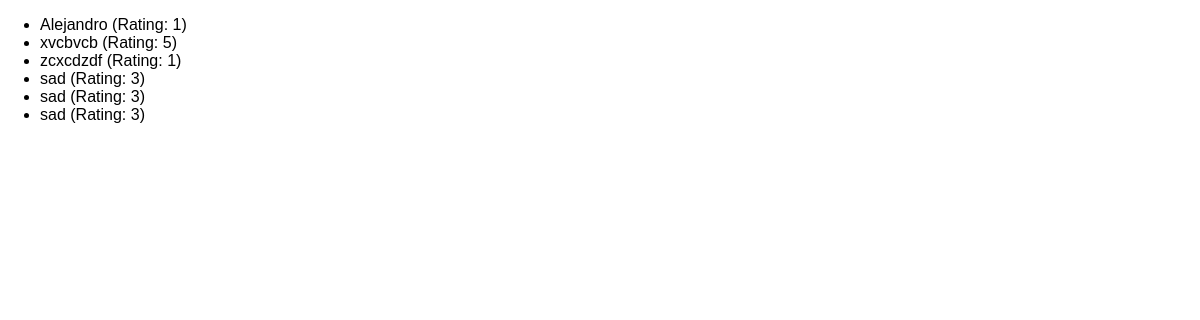
The app's page /reviews, older data.
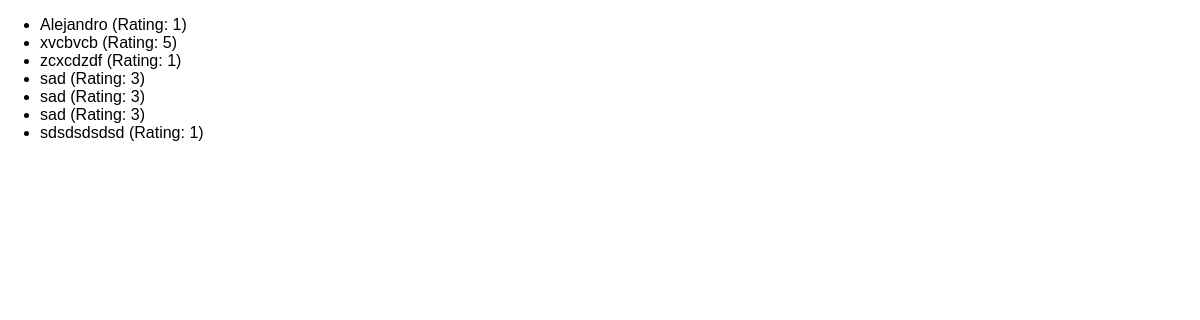
The same page, newer data.
### reviews/models.py (models this page shows)
class Review(models.Model):
    user_name = models.CharField(max_length=100)
    review_text = models.TextField()
    rating = models.IntegerField()

### reviews/views.py (the view)
# urls.py: path("reviews",views.ReviewListView.as_view())
class ReviewListView(TemplateView):
    template_name = "reviews/review_list.html"
    def get_context_data(self, **kwargs):
        context = super().get_context_data(**kwargs)
        reviews = Review.objects.all()
        context["reviews"] = reviews
        return context

### reviews/templates/reviews/review_list.html (shortened to what this page needs)
{% extends "reviews/base.html" %}
{% block content %}
<ul>
    {% for review in reviews %}
        <li>
            {{ review.user_name }} (Rating: {{ review.rating }})
        </li>
    {% endfor %}
</ul>
{% endblock %}

Row changes from the older to the newer data that the page shows:
added Review: user_name "sdsdsdsdsd", rating "1"
